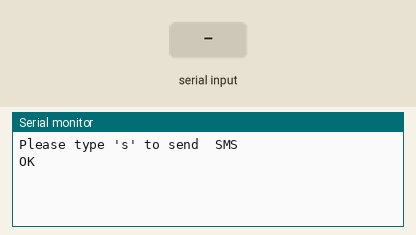
Simulated run of this sketch. Board: Arduino Uno, built with avr-gcc and run on an emulated ATmega328P. Parts: the last lines printed to the serial monitor. The inputs (shaded band) are chosen by the test bench. The modem accepts every AT command (registered, SIM ready, sends succeed) and sends nothing else.

Above: at 3.2 s.
3.3 s: "s" received over the second serial link
At 4.1 s:
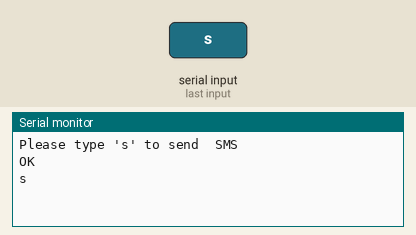
4.8 s: "1" received over the second serial link
At 5.3 s:
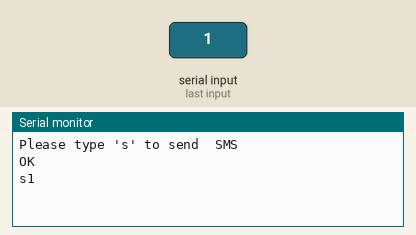

Measured:
- after the input at 3.3 s, the serial monitor: prints a new line at once (image 1)
- after the input at 4.8 s, the serial monitor: prints a new line at once (image 2)

The sketch:

sendsms.ino
```cpp
#include <SoftwareSerial.h>
SoftwareSerial Sim900Serial(2, 3);
void setup()
{
    Sim900Serial.begin(115200); // the GPRS baud rate
    delay(500);
    Sim900Serial.println("AT+IPR=19200");
    delay(500);
    Sim900Serial.begin(19200); // the GPRS baud rate
    delay(1000);
    Serial.begin(9600); // the Hardware serial rate
    Serial.println("Please type 's' to send  SMS");
}

void loop()
{
    if (Serial.available())
        switch (Serial.read())
        {
        case 's':
            makePhoneCall();
            break;
        }
    if (Sim900Serial.available())
        Serial.write(Sim900Serial.read());
}

void SendTextMessage()
{
    Sim900Serial.print("AT+CMGF=1\r"); //Sending the SMS in text mode
    delay(100);
    Sim900Serial.println("AT + CMGS = \"***********\""); //The target phone number
    delay(100);
    Sim900Serial.println("hello"); //the content of the message
    delay(100);
    Sim900Serial.println((char)26); //the ASCII code of the ctrl+z is 26
    delay(100);
    Sim900Serial.println();
}

void makePhoneCall()
{
    Sim900Serial.println("ATDP972587600202;"); //'*'instead the phone number you want to dial
    while (1)
        ;
}
```
